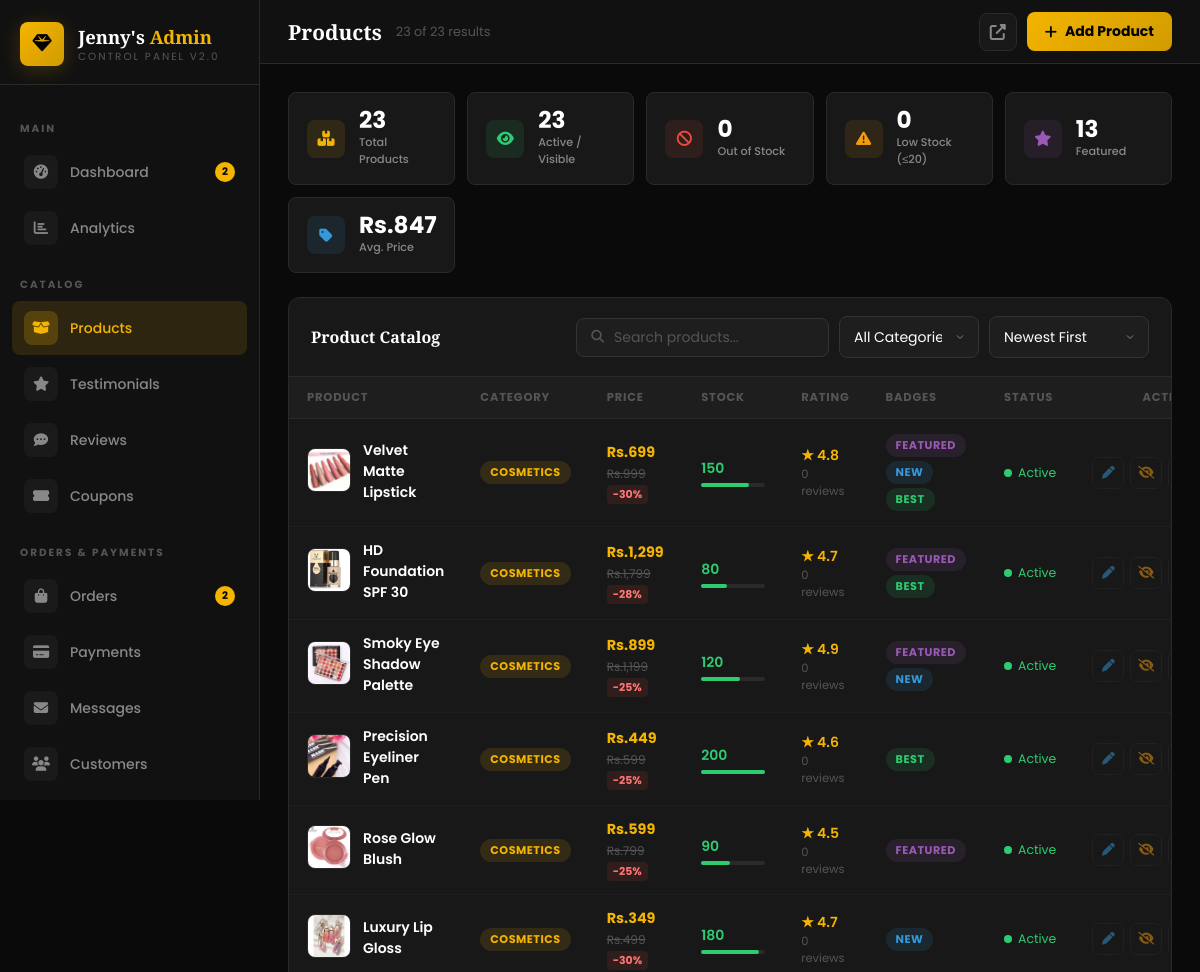
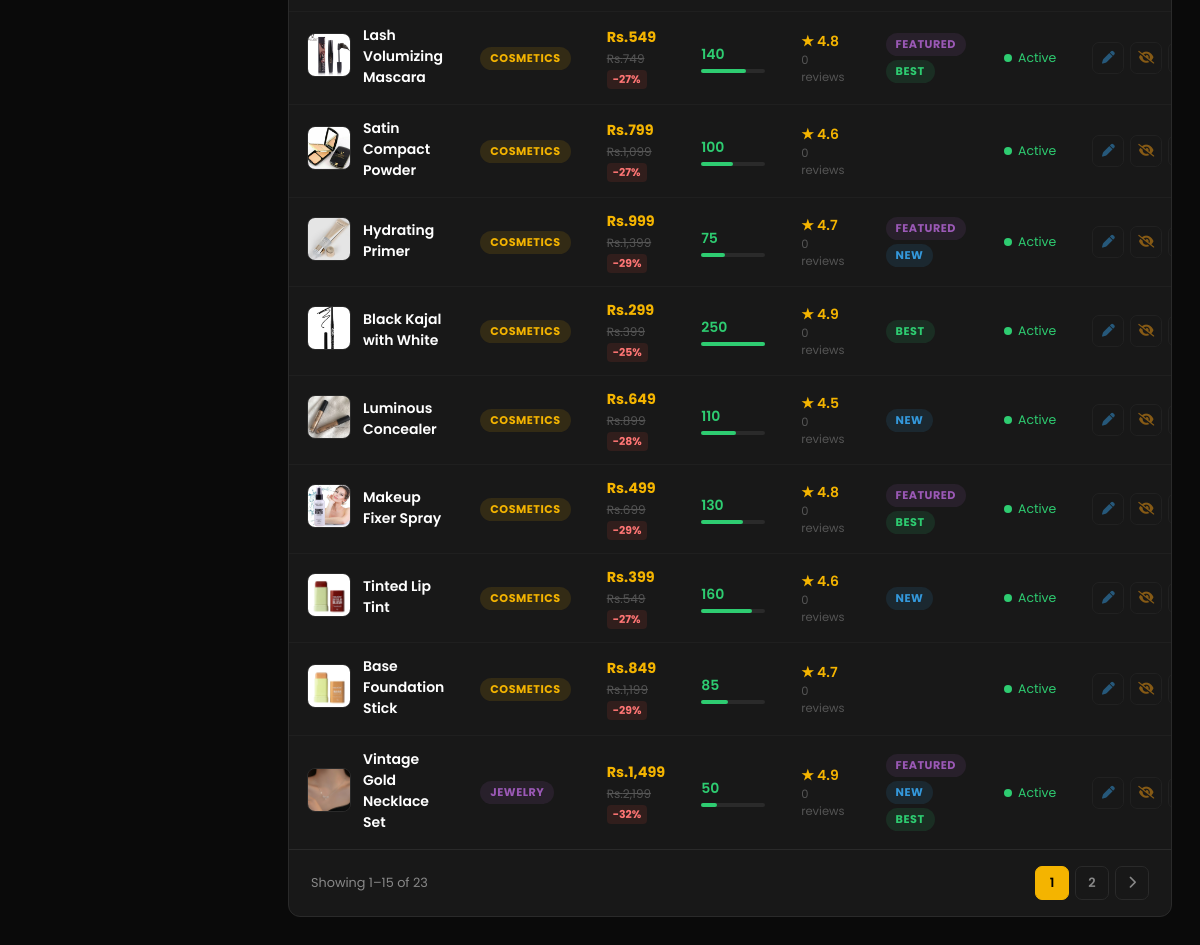
/admin/products.php (signed in), run on the app's committed database (2 pictures, top to bottom).
### tables this page shows
CREATE TABLE IF NOT EXISTS `products` (
  `id` int(11) NOT NULL AUTO_INCREMENT,
  `name` varchar(200) NOT NULL,
  `category` varchar(100) NOT NULL,
  `sub_category` varchar(100) DEFAULT NULL,
  `price` decimal(10,2) NOT NULL,
  `old_price` decimal(10,2) DEFAULT NULL,
  `description` text DEFAULT NULL,
  `image` varchar(255) DEFAULT NULL,
  `stock` int(11) DEFAULT 100,
  `rating` decimal(2,1) DEFAULT 4.5,
  `review_count` int(11) DEFAULT 0,
  `is_featured` tinyint(1) DEFAULT 0,
  `is_new` tinyint(1) DEFAULT 0,
  `is_bestseller` tinyint(1) DEFAULT 0,
  `discount_percent` int(11) DEFAULT 0,
  `tags` varchar(255) DEFAULT NULL,
  `sku` varchar(100) DEFAULT NULL,
  `weight` decimal(8,2) DEFAULT NULL,
  `is_active` tinyint(1) DEFAULT 1,
  `created_at` timestamp DEFAULT CURRENT_TIMESTAMP,
  `updated_at` timestamp DEFAULT CURRENT_TIMESTAMP ON UPDATE CURRENT_TIMESTAMP,
  PRIMARY KEY (`id`)
);

### admin/products.php (the view, shortened to what this page needs)
<?php
require_once '../config/db.php';
$search     = trim($_GET['search']   ?? '');
$catFilter  = trim($_GET['cat']      ?? '');
$statusFilt = trim($_GET['status']   ?? '');
$sortBy     = in_array($_GET['sort'] ?? '', ['name','price_asc','price_desc','stock','rating','newest'])
              ? $_GET['sort'] : 'newest';
$page       = max(1, (int)($_GET['page'] ?? 1));
$perPage    = 15;
$offset     = ($page - 1) * $perPage;
$sortMap = [
    'newest'     => 'created_at DESC',
    'name'       => 'name ASC',
    'price_asc'  => 'price ASC',
    'price_desc' => 'price DESC',
    'stock'      => 'stock ASC',
    'rating'     => 'rating DESC',
];
$orderSQL = $sortMap[$sortBy];
try {
    $where  = "WHERE 1=1";
    $params = [];
    $countStmt = $pdo->prepare("SELECT COUNT(*) FROM products $where");
    $countStmt->execute($params);
    $totalCount = (int)$countStmt->fetchColumn();
    $stmt = $pdo->prepare("SELECT * FROM products $where ORDER BY $orderSQL LIMIT $perPage OFFSET $offset");
    $stmt->execute($params);
    $products = $stmt->fetchAll();
    $stats = $pdo->query("SELECT
        COUNT(*) as total,
        SUM(is_active) as active,
        SUM(stock = 0) as out_of_stock,
        SUM(stock <= 20 AND stock > 0) as low_stock,
        SUM(is_featured) as featured,
        ROUND(AVG(price),0) as avg_price
        FROM products")->fetch();
} catch (PDOException $e) {
    $products = []; $totalCount = 0; $editProduct = null;
    $stats = ['total'=>0,'active'=>0,'out_of_stock'=>0,'low_stock'=>0,'featured'=>0,'avg_price'=>0];
}
$totalPages = max(1, ceil($totalCount / $perPage));
?>
<!DOCTYPE html>
<html lang="en">
<head>
<link rel="stylesheet" href="https://cdnjs.cloudflare.com/ajax/libs/font-awesome/6.5.0/css/all.min.css">
<link rel="stylesheet" href="css/admin.css">
</head>
<body>
<?php include 'includes/sidebar.php'; ?>
<div class="admin-main">
    <div class="admin-topbar">
        <div style="display:flex; align-items:center; gap:14px;">
            <div class="topbar-title">Products</div>
            <span style="color:var(--text-dim); font-size:0.8rem;"><?= number_format($totalCount) ?> of <?= number_format($stats['total'] ?? 0) ?> results</span>
        </div>
        <div class="topbar-right">
            <a href="../products.php" target="_blank" class="topbar-btn" title="View Storefront"><i class="fas fa-external-link-alt"></i></a>
            <button class="btn-gold" onclick="openModal('addModal')">
                <i class="fas fa-plus"></i> Add Product
            </button>
        </div>
    </div>
    <div class="admin-content">
        <div class="products-stats">
            <div class="pstat" onclick="filterByStatus('')" title="All products">
                <div class="pstat-icon" style="background:rgba(244,180,0,0.1);color:var(--gold);"><i class="fas fa-boxes-stacked"></i></div>
                <div><div class="pstat-num"><?= $stats['total'] ?></div><div class="pstat-lbl">Total Products</div></div>
            </div>
            <div class="pstat" onclick="filterByStatus('active')" title="Active products">
                <div class="pstat-icon" style="background:rgba(46,204,113,0.1);color:var(--green);"><i class="fas fa-eye"></i></div>
                <div><div class="pstat-num"><?= $stats['active'] ?></div><div class="pstat-lbl">Active / Visible</div></div>
            </div>
            <div class="pstat" onclick="filterByStatus('oos')" title="Out of stock">
                <div class="pstat-icon" style="background:rgba(231,76,60,0.1);color:var(--red);"><i class="fas fa-ban"></i></div>
                <div><div class="pstat-num"><?= $stats['out_of_stock'] ?></div><div class="pstat-lbl">Out of Stock</div></div>
            </div>
            <div class="pstat" onclick="filterByStatus('low')" title="Low stock">
                <div class="pstat-icon" style="background:rgba(243,156,18,0.1);color:var(--orange);"><i class="fas fa-triangle-exclamation"></i></div>
                <div><div class="pstat-num"><?= $stats['low_stock'] ?></div><div class="pstat-lbl">Low Stock (&le;20)</div></div>
            </div>
            <div class="pstat">
                <div class="pstat-icon" style="background:rgba(155,89,182,0.1);color:var(--purple);"><i class="fas fa-star"></i></div>
                <div><div class="pstat-num"><?= $stats['featured'] ?></div><div class="pstat-lbl">Featured</div></div>
            </div>
            <div class="pstat">
                <div class="pstat-icon" style="background:rgba(52,152,219,0.1);color:var(--blue);"><i class="fas fa-tag"></i></div>
                <div><div class="pstat-num">Rs.<?= number_format($stats['avg_price']) ?></div><div class="pstat-lbl">Avg. Price</div></div>
            </div>
        </div>
        <div class="table-card">
            <div class="table-header">
                <div class="table-title" style="font-size:1rem;">
                    Product Catalog
                </div>
                <div class="table-actions">
                    <form method="GET" id="filterForm" style="display:flex;gap:10px;flex-wrap:wrap;align-items:center;">
                        <div class="search-bar">
                            <i class="fas fa-search"></i>
                            <input type="text" name="search" placeholder="Search products..." value="<?= htmlspecialchars($search) ?>" oninput="debounceSearch(this)">
                        </div>
                        <select name="cat" class="form-control" style="width:140px;" onchange="this.form.submit()">
                            <option value="">All Categories</option>
                        </select>
                        <select name="sort" class="form-control" style="width:160px;" onchange="this.form.submit()">
                            <option value="newest"     <?= $sortBy==='newest'?'selected':'' ?>>Newest First</option>
                        </select>
                    </form>
                </div>
            </div>
            <div style="overflow-x:auto;">
                <table class="admin-table">
                    <thead><tr>
                        <th style="width:300px;">Product</th>
                        <th>Category</th>
                        <th>Price</th>
                        <th>Stock</th>
                        <th>Rating</th>
                        <th>Badges</th>
                        <th>Status</th>
                        <th style="text-align:right;">Actions</th>
                    </tr></thead>
                    <tbody>
                        <?php if (empty($products)): ?>
                        <tr><td colspan="8">
                            <div class="empty-products">
                                <i class="fas fa-box-open"></i>
                                <h3>No products found</h3>
                                <p style="color:var(--text-muted);font-size:0.875rem;margin-bottom:20px;">
                                    <?= $search || $catFilter || $statusFilt ? 'Try adjusting your filters.' : 'Add your first product to get started.' ?>
                                </p>
                                <?php if (!$search && !$catFilter && !$statusFilt): ?>
                                <button class="btn-gold" onclick="openModal('addModal')"><i class="fas fa-plus"></i> Add Product</button>
                                <?php endif; ?>
                            </div>
                        </td></tr>
                        <?php else: foreach ($products as $p):
                            $stockColor = $p['stock'] === 0 ? 'var(--red)' : ($p['stock'] <= 20 ? 'var(--orange)' : 'var(--green)');
                            $stockWidth = min(100, ($p['stock'] / 200) * 100);
                        ?>
                        <tr>
                            <td>
                                <div class="product-img-cell">
                                    <div class="prod-thumb-wrap">
                                        <img src="../img/<?= htmlspecialchars($p['image'] ?? '') ?>"
                                             onerror="this.src='../img/foundation.jpg'"
                                             class="product-thumb" alt="">
                                    </div>
                                    <div>
                                        <div class="product-name"><?= htmlspecialchars($p['name']) ?></div>
                                    </div>
                                </div>
                            </td>
                            <td>
                                <span class="badge-status badge-<?= strtolower($p['category']) ?>"><?= $p['category'] ?></span>
                            </td>
                            <td>
                                <div class="price-col">Rs.<?= number_format($p['price']) ?></div>
                                <?php if ($p['old_price'] > $p['price']): ?>
                                <div class="price-old">Rs.<?= number_format($p['old_price']) ?></div>
                                <?php endif; ?>
                                <?php if ($p['discount_percent'] > 0): ?>
                                <span class="discount-tag">-<?= $p['discount_percent'] ?>%</span>
                                <?php endif; ?>
                            </td>
                            <td>
                                <div style="font-weight:600;color:<?= $stockColor ?>;"><?= $p['stock'] ?></div>
                                <div class="stock-bar-wrap">
                                    <div class="stock-bar" style="width:<?= $stockWidth ?>%;background:<?= $stockColor ?>;"></div>
                                </div>
                            </td>
                            <td>
                                <span style="color:var(--gold);font-weight:600;">★ <?= number_format($p['rating'],1) ?></span>
                                <div style="font-size:0.72rem;color:var(--text-dim);"><?= $p['review_count'] ?? 0 ?> reviews</div>
                            </td>
                            <td>
                                <?php if ($p['is_featured']):  ?><span class="badge-status badge-jewelry" style="margin:2px 2px 2px 0;">Featured</span><?php endif; ?>
                                <?php if ($p['is_new']):       ?><span class="badge-status badge-processing" style="margin:2px 2px 2px 0;">New</span><?php endif; ?>
                                <?php if ($p['is_bestseller']): ?><span class="badge-status badge-delivered" style="margin:2px 2px 2px 0;">Best</span><?php endif; ?>
                            </td>
                            <td>
                                <div style="display:flex;align-items:center;gap:6px;">
                                    <div class="status-dot <?= $p['is_active'] ? 'active' : 'inactive' ?>"></div>
                                    <span style="font-size:0.78rem;color:<?= $p['is_active'] ? 'var(--green)' : 'var(--text-dim)' ?>;">
                                        <?= $p['is_active'] ? 'Active' : 'Hidden' ?>
                                    </span>
                                </div>
                            </td>
                            <td>
                                <div class="action-btns" style="justify-content:flex-end;">
                                    <button class="btn-action btn-edit"
                                            onclick="editProduct(<?= htmlspecialchars(json_encode($p), ENT_QUOTES) ?>)"
                                            title="Edit product">
                                        <i class="fas fa-pen"></i>
                                    </button>
                                    <a href="?toggle=<?= $p['id'] ?>&search=<?= urlencode($search) ?>&cat=<?= urlencode($catFilter) ?>&sort=<?= $sortBy ?>&status=<?= urlencode($statusFilt) ?>&page=<?= $page ?>"
                                       class="btn-action <?= $p['is_active'] ? 'btn-flag' : 'btn-approve' ?>"
                                       title="<?= $p['is_active'] ? 'Hide' : 'Show' ?> product">
                                        <i class="fas <?= $p['is_active'] ? 'fa-eye-slash' : 'fa-eye' ?>"></i>
                                    </a>
                                    <button class="btn-action btn-delete"
                                            onclick="confirmDelete(<?= $p['id'] ?>, <?= json_encode($p['name']) ?>)"
                                            title="Delete product">
                                    </button>
                                </div>
                            </td>
                        </tr>
                        <?php endforeach; endif; ?>
                    </tbody>
                </table>
            </div>
            <?php if ($totalPages > 1): ?>
            <div class="pagination">
                <div class="pagination-info">Showing <?= $offset+1 ?>–<?= min($offset+$perPage, $totalCount) ?> of <?= $totalCount ?></div>
                <div class="pagination-buttons">
                    <?php
                    $start = max(1, $page - 2); $end = min($totalPages, $page + 2);
                    for ($i = $start; $i <= $end; $i++):
                    ?>
                    <a href="?page=<?= $i ?>&search=<?= urlencode($search) ?>&cat=<?= urlencode($catFilter) ?>&sort=<?= $sortBy ?>&status=<?= urlencode($statusFilt) ?>" class="page-btn <?= $i==$page?'active':'' ?>"><?= $i ?></a>
                    <?php endfor; ?>
                    <?php if ($page < $totalPages): ?>
                    <a href="?page=<?= $page+1 ?>&search=<?= urlencode($search) ?>&cat=<?= urlencode($catFilter) ?>&sort=<?= $sortBy ?>&status=<?= urlencode($statusFilt) ?>" class="page-btn"><i class="fas fa-chevron-right"></i></a>
                    <?php endif; ?>
                </div>
            </div>
            <?php endif; ?>
        </div>
    </div>
</div>
</body>
</html>

### admin/products.php (style rules this page uses)
.products-stats { display: grid; grid-template-columns: repeat(auto-fit, minmax(150px, 1fr)); gap: 12px; margin-bottom: 24px; }
.pstat { background: var(--bg-card); border: 1px solid var(--border); border-radius: var(--radius-sm); padding: 16px 18px; display: flex; align-items: center; gap: 14px; cursor: pointer; transition: var(--transition); }
.pstat-icon { width: 38px; height: 38px; border-radius: 8px; display: flex; align-items: center; justify-content: center; font-size: 0.95rem; flex-shrink: 0; }
.pstat-num { font-size: 1.45rem; font-weight: 700; line-height: 1; color: var(--text-primary); }
.pstat-lbl { font-size: 0.7rem; color: var(--text-muted); font-weight: 500; margin-top: 2px; }
.prod-thumb-wrap { position: relative; flex-shrink: 0; }
.status-dot { width: 8px; height: 8px; border-radius: 50%; flex-shrink: 0; }
.status-dot.active { background: var(--green); }
.price-col { font-weight: 700; color: var(--gold); font-size: 0.9rem; }
.price-old { font-size: 0.75rem; color: var(--text-dim); text-decoration: line-through; margin-top: 2px; }
.discount-tag { background: rgba(231,76,60,0.12); color: #ff7675; padding: 2px 6px; border-radius: 4px; font-size: 0.68rem; font-weight: 700; }
.stock-bar-wrap { width: 64px; background: var(--border); border-radius: 3px; height: 4px; margin-top: 4px; }
.stock-bar { height: 100%; border-radius: 3px; }
.action-btns .btn-action { opacity: 0.5; }

### data on the page
products: image (picture), name "Velvet Matte Lipstick", category "COSMETICS", price "699", old_price "999", discount_percent "30", stock "150", rating "4.8", review_count "0", is_featured "FEATURED", is_new "NEW", is_bestseller "BEST", is_active 1 (drawn)
products: image (picture), name "HD Foundation SPF 30", category "COSMETICS", price "1,299", old_price "1,799", discount_percent "28", stock "80", rating "4.7", review_count "0", is_featured "FEATURED", is_bestseller "BEST", is_active 1 (drawn)
products: image (picture), name "Smoky Eye Shadow Palette", category "COSMETICS", price "899", old_price "1,199", discount_percent "25", stock "120", rating "4.9", review_count "0", is_featured "FEATURED", is_new "NEW", is_active 1 (drawn)
products: image (picture), name "Precision Eyeliner Pen", category "COSMETICS", price "449", old_price "599", discount_percent "25", stock "200", rating "4.6", review_count "0", is_bestseller "BEST", is_active 1 (drawn)
products: image (picture), name "Rose Glow Blush", category "COSMETICS", price "599", old_price "799", discount_percent "25", stock "90", rating "4.5", review_count "0", is_featured "FEATURED", is_active 1 (drawn)
products: image (picture), name "Luxury Lip Gloss", category "COSMETICS", price "349", old_price "499", discount_percent "30", stock "180", rating "4.7", review_count "0", is_new "NEW", is_active 1 (drawn)
products: image (picture), name "Lash Volumizing Mascara", category "COSMETICS", price "549", old_price "749", discount_percent "27", stock "140", rating "4.8", review_count "0", is_featured "FEATURED", is_bestseller "BEST", is_active 1 (drawn)
products: image (picture), name "Satin Compact Powder", category "COSMETICS", price "799", old_price "1,099", discount_percent "27", stock "100", rating "4.6", review_count "0", is_active 1 (drawn)
products: image (picture), name "Hydrating Primer", category "COSMETICS", price "999", old_price "1,399", discount_percent "29", stock "75", rating "4.7", review_count "0", is_featured "FEATURED", is_new "NEW", is_active 1 (drawn)
products: image (picture), name "Black Kajal with White", category "COSMETICS", price "299", old_price "399", discount_percent "25", stock "250", rating "4.9", review_count "0", is_bestseller "BEST", is_active 1 (drawn)
products: image (picture), name "Luminous Concealer", category "COSMETICS", price "649", old_price "899", discount_percent "28", stock "110", rating "4.5", review_count "0", is_new "NEW", is_active 1 (drawn)
products: image (picture), name "Makeup Fixer Spray", category "COSMETICS", price "499", old_price "699", discount_percent "29", stock "130", rating "4.8", review_count "0", is_featured "FEATURED", is_bestseller "BEST", is_active 1 (drawn)
products: image (picture), name "Tinted Lip Tint", category "COSMETICS", price "399", old_price "549", discount_percent "27", stock "160", rating "4.6", review_count "0", is_new "NEW", is_active 1 (drawn)
products: image (picture), name "Base Foundation Stick", category "COSMETICS", price "849", old_price "1,199", discount_percent "29", stock "85", rating "4.7", review_count "0", is_active 1 (drawn)
products: image (picture), name "Vintage Gold Necklace Set", category "JEWELRY", price "1,499", old_price "2,199", discount_percent "32", stock "50", rating "4.9", review_count "0", is_featured "FEATURED", is_new "NEW", is_bestseller "BEST", is_active 1 (drawn)

### other printed values
$notifCount "2"
$pendingCount "2"
$totalCount "23"
$stats['total'] "23"
$stats['active'] "23"
$stats['out_of_stock'] "0"
$stats['low_stock'] "0"
$stats['featured'] "13"
$stats['avg_price'] "847"
$offset+1 "1"
min($offset+$perPage, $totalCount) "15"
